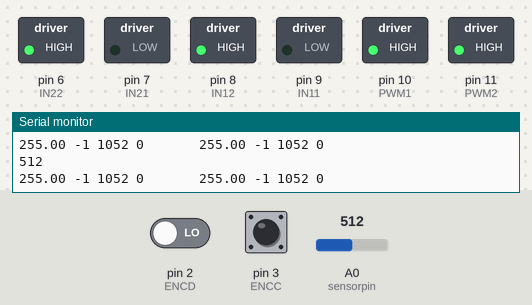
Bench run of a sketch on a simulated Arduino Uno, built with avr-gcc and run on an emulated ATmega328P. Shown: switched loads named in the sketch (green lamp = pin HIGH), the last lines printed to the serial monitor. The test bench sets the inputs (shaded band); at power-on: A0 (sensorpin) = 512, pin 3 (ENCC) HIGH, pin 2 (ENCD) LOW.

Above: at 1.2 s.
1.3 s: A0 (sensorpin) set to 130
4.3 s: A0 (sensorpin) set to 111
At 4.6 s:
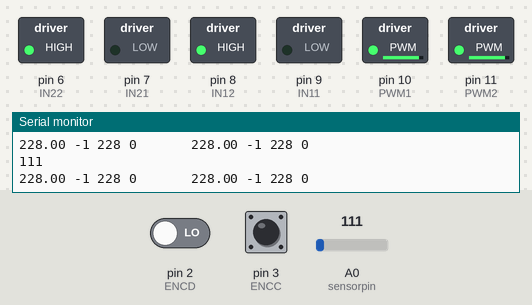
5.8 s: A0 (sensorpin) set to 0
At 7.0 s:
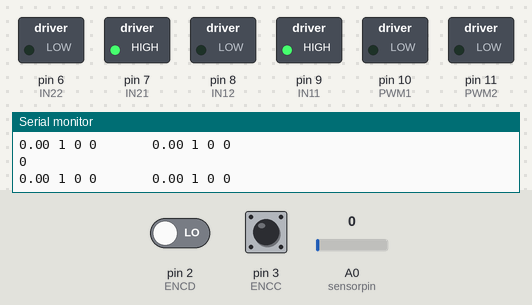
7.3 s: pin 3 (ENCC) pulsed LOW 5 times (0.12 s each, 0.3 s apart)
At 9.3 s:
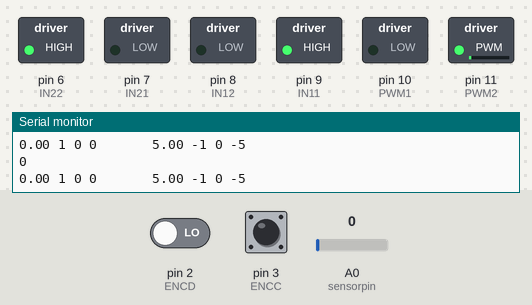
Timing chart, 0 to 10.8 s (numbered marks = the images above; inputs shaded):
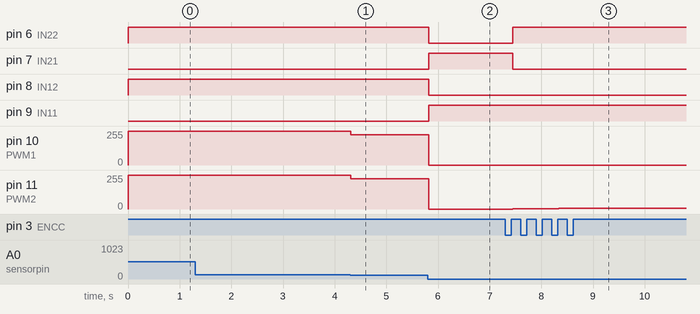

The sketch:

motors_with_sensor.ino
```cpp
#include <util/atomic.h> // For the ATOMIC_BLOCK macro

#define ENCA 4 // white 1
#define ENCB 5 // yellow 1
#define ENCC 3 // white 2
#define ENCD 2 // yellow 2

#define PWM1 10 //orange motor 1
#define PWM2 11 //yellow motor 2

#define IN22 6  //motor 2 in2
#define IN21 7  // motor2 in1
#define IN12 8  //motor1 in2
#define IN11 9  //motor1 in1

int sensorpin = A0;
int sensor;

volatile int posi1 = 0;
volatile int posi2 = 0;

long prevT = 0;
float eprev1 = 0;
float eprev2 = 0;
float eintegral1 = 0;
float eintegral2 = 0;


void setup() {
  Serial.begin(9600);
  pinMode(ENCA,INPUT);
  pinMode(ENCB,INPUT);
  attachInterrupt(digitalPinToInterrupt(ENCA),readEncoder1,RISING);
  pinMode(ENCD,INPUT);
  pinMode(ENCC,INPUT);
  attachInterrupt(digitalPinToInterrupt(ENCC),readEncoder2,RISING);

  pinMode(PWM1,OUTPUT);
  pinMode(IN11,OUTPUT);
  pinMode(IN12,OUTPUT);

  pinMode(PWM2,OUTPUT);
  pinMode(IN21,OUTPUT);
  pinMode(IN22,OUTPUT);

  Serial.println("target pos");

}

void loop() {

  // set target position
  sensor = analogRead(sensorpin);
  Serial.println(sensor);
  int t1 = map(sensor, 0, 1022, 0, 2100);
  int t2 = map(sensor, 0, 1022, 0, 2100);

  goTarget(t1,t2);


}

void goTarget(int target1,int target2){
  // PID constants
  float kp = 1;
  float kd = 0.0;
  float ki = 0.0;

  // time difference
  long currT = micros();
  float deltaT = ((float) (currT - prevT))/( 1.0e6 );
  prevT = currT;


  int pos1 = 0;
  ATOMIC_BLOCK(ATOMIC_RESTORESTATE) {
    pos1 = posi1;
  }
  int pos2 = 0;
  ATOMIC_BLOCK(ATOMIC_RESTORESTATE) {
    pos2 = posi2;
  }

  // error
  int e1 = pos1 - target1;
  int e2 = pos2 - target2;

  // derivative
  float dedt1 = (e1-eprev1)/(deltaT);
  float dedt2 = (e2-eprev2)/(deltaT);

  // integral
  eintegral1 = eintegral1 + e1*deltaT;
  eintegral2 = eintegral2 + e2*deltaT;

  // control signal
  float u1 = kp*e1 + kd*dedt1 + ki*eintegral1;
  float u2 = kp*e2 + kd*dedt2 + ki*eintegral2;

  // motor power
  float pwr1 = fabs(u1);
  if( pwr1 > 255 ){
    pwr1 = 255;
  }
  float pwr2 = fabs(u2);
  if( pwr2 > 255 ){
    pwr2 = 255;
  }

  // motor direction
  int dir1 = 1;
  if(u1<0){
    dir1 = -1;
  }
  int dir2 = 1;
  if(u2<0){
    dir2 = -1;
  }

  // signal the motor
  setMotor(dir1,pwr1,PWM1,IN11,IN12);
  setMotor(dir2,pwr2,PWM2,IN21,IN22);


  // store previous error
  eprev1 = e1;
  eprev2 = e2;

  //prints
  Serial.print(pwr1);
  Serial.print(" ");
  Serial.print(dir1);
  Serial.print(" ");
  Serial.print(target1);
  Serial.print(" ");
  Serial.print(pos1);
  Serial.print("       ");
  Serial.print(pwr2);
  Serial.print(" ");
  Serial.print(dir2);
  Serial.print(" ");
  Serial.print(target2);
  Serial.print(" ");
  Serial.print(pos2);
  Serial.println();

}

void setMotor(int dir, int pwmVal, int pwm, int in1, int in2){
  //power for motor
  analogWrite(pwm,pwmVal);

  //direction of spining
  if(dir == 1){
    digitalWrite(in1,HIGH);
    digitalWrite(in2,LOW);
  }
  else if(dir == -1){
    digitalWrite(in1,LOW);
    digitalWrite(in2,HIGH);
  }
  else{
    digitalWrite(in1,LOW);
    digitalWrite(in2,LOW);
  }
}

void readEncoder1(){
  int b = digitalRead(ENCB);
  if(b > 0){
    posi1++;
  }
  else{
    posi1--;
  }
}
void readEncoder2(){
  int b = digitalRead(ENCD);
  if(b > 0){
    posi2++;
  }
  else{
    posi2--;
  }
}
```

Measured:
- after the input at 4.3 s, pin 10 (PWM1), pin 11 (PWM2): 255/255 → 228/255 at once
- after the input at 5.8 s, pin 6 (IN22), pin 8 (IN12): HIGH → LOW at once; pin 7 (IN21), pin 9 (IN11): LOW → HIGH at once; pin 10 (PWM1), pin 11 (PWM2): 228/255 → 0/255 at once
- after the input at 7.3 s, pin 6 (IN22): LOW → HIGH after 0.15 s; pin 7 (IN21): HIGH → LOW after 0.15 s; pin 11 (PWM2): moves from 0/255 to 5/255 over 1.2 s, starting after 0.15 s
